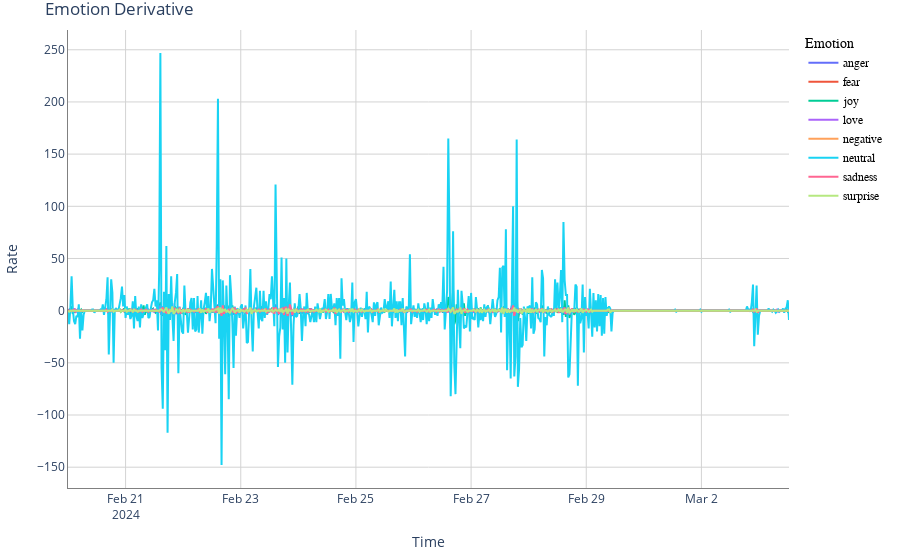

The code cell stored with this chart in its notebook:
### Markdown cell above
Emotion Derivative/Momentum Chart

### Code cell
import plotly.graph_objects as go

# Create a Plotly figure
fig = go.Figure()

# Add traces for each column in the DataFrame without specifying colors
for column in hourly_emotions_derivative.columns:
    fig.add_trace(go.Scatter(x=hourly_emotions_derivative.index, y=hourly_emotions_derivative[column],
                            mode='lines', name=column))

# Update layout with titles, axis labels, and grid lines
fig.update_layout(
    title='Emotion Derivative',
    xaxis_title='Time',
    yaxis_title='Rate',
    xaxis=dict(showline=True, showgrid=True, linecolor='gray', gridcolor='lightgray'),
    yaxis=dict(showline=True, showgrid=True, linecolor='gray', gridcolor='lightgray'),
    plot_bgcolor='white',
    legend_title='Emotion',
    legend=dict(traceorder='normal', font=dict(family="sans-serif", size=12, color="black")),
    margin=dict(l=20, r=20, t=30, b=20)
)

# Show the figure
fig.show()

### Figure 1 — Plotly figure (JSON) as saved in the notebook; plotly's stock layout.template omitted (floating-point values rounded to 4 significant figures; data arrays with more than 128 entries replaced by an {"elided": "..."} marker saying what was removed)
{"data": [{"mode": "lines", "name": "anger", "type": "scatter", "x": {"elided": "602 str values"}, "y": {"elided": "602 int values"}}, {"mode": "lines", "name": "fear", "type": "scatter", "x": {"elided": "602 str values"}, "y": {"elided": "602 int values"}}, {"mode": "lines", "name": "joy", "type": "scatter", "x": {"elided": "602 str values"}, "y": {"elided": "602 int values"}}, {"mode": "lines", "name": "love", "type": "scatter", "x": {"elided": "602 str values"}, "y": {"elided": "602 int values"}}, {"mode": "lines", "name": "negative", "type": "scatter", "x": {"elided": "602 str values"}, "y": {"elided": "602 int values"}}, {"mode": "lines", "name": "neutral", "type": "scatter", "x": {"elided": "602 str values"}, "y": {"elided": "602 int values"}}, {"mode": "lines", "name": "sadness", "type": "scatter", "x": {"elided": "602 str values"}, "y": {"elided": "602 int values"}}, {"mode": "lines", "name": "surprise", "type": "scatter", "x": {"elided": "602 str values"}, "y": {"elided": "602 int values"}}], "layout": {"legend": {"font": {"color": "black", "family": "sans-serif", "size": 12}, "title": {"text": "Emotion"}, "traceorder": "normal"}, "margin": {"b": 20, "l": 20, "r": 20, "t": 30}, "plot_bgcolor": "white", "title": {"text": "Emotion Derivative"}, "xaxis": {"gridcolor": "lightgray", "linecolor": "gray", "showgrid": true, "showline": true, "title": {"text": "Time"}}, "yaxis": {"gridcolor": "lightgray", "linecolor": "gray", "showgrid": true, "showline": true, "title": {"text": "Rate"}}}}
